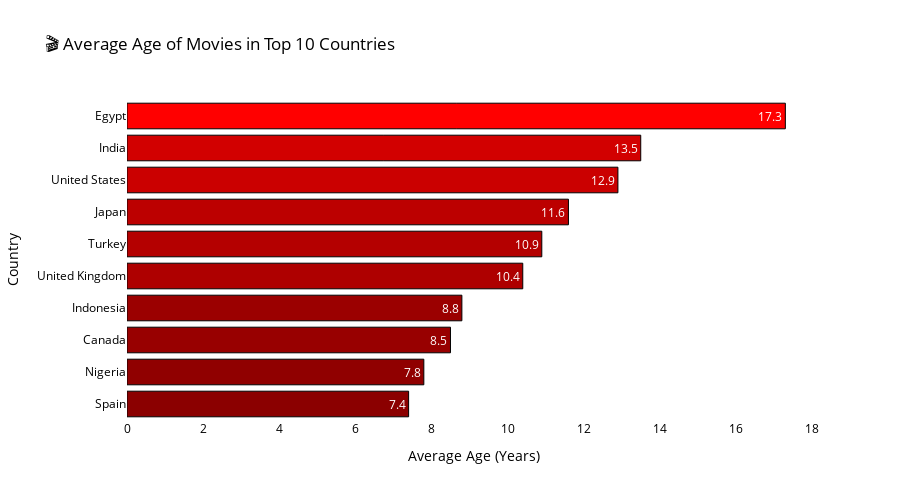

Notebook code cell kept with this figure:
### Markdown cell above
### <span style="color:#FF0000"><b>13. 🎬 Average Age of Movies in Top 10 Countries:</b></span>

### Code cell
# Filter movies only
movies_df = netflix_data[netflix_data["TYPE"] == "Movie"].copy()

# Group by country: average release year + count
country_movie_stats = (
    movies_df.groupby("COUNTRY")
    .agg(
        avg_year=("RELEASE_YEAR", "mean"),
        count=("SHOW_ID", "count")
    )
    .dropna()
)

# Calculate average age (2025 - avg release year)
country_movie_stats["avg_age"] = (2025 - country_movie_stats["avg_year"]).round(1)

# Top 10 countries by number of movies
top10 = country_movie_stats.sort_values("count", ascending=False).head(10)

# Plot horizontal bar chart (avg_age) with Netflix theme
fig = px.bar(
    top10.sort_values("avg_age", ascending=True),  # oldest → newest
    x="avg_age",
    y=top10.sort_values("avg_age", ascending=True).index,
    orientation="h",
    text="avg_age",
    color="avg_age",
    color_continuous_scale=["#8B0000", "#FF0000"],  # dark red → bright red
    labels={"avg_age": "Average Age of Movies (Years)", "y": "Country"},
    title="🎬 Average Age of Movies in Top 10 Countries"
)

# Styling
fig.update_traces(
    marker_line_color="black",
    marker_line_width=1,
    textposition="inside",
    textfont=dict(color="white", size=12)
)

fig.update_layout(
    xaxis_title="Average Age (Years)",
    yaxis_title="Country",
    plot_bgcolor="white",        
    paper_bgcolor="white",
    font=dict(color="black"),    
    height=500,
    showlegend=False
)

# ✅ Remove color bar (right-side legend)
fig.update_coloraxes(showscale=False)

fig.show()

### Figure 1 — Plotly figure (JSON) as saved in the notebook; plotly's stock layout.template omitted (floating-point values rounded to 4 significant figures)
{"data": [{"alignmentgroup": "True", "hovertemplate": "Average Age of Movies (Years)=%{marker.color}<br>Country=%{y}<extra></extra>", "legendgroup": "", "marker": {"color": [7.4, 7.8, 8.5, 8.8, 10.4, 10.9, 11.6, 12.9, 13.5, 17.3], "coloraxis": "coloraxis", "line": {"color": "black", "width": 1}, "pattern": {"shape": ""}}, "name": "", "offsetgroup": "", "orientation": "h", "showlegend": false, "text": [7.4, 7.8, 8.5, 8.8, 10.4, 10.9, 11.6, 12.9, 13.5, 17.3], "textfont": {"color": "white", "size": 12}, "textposition": "inside", "type": "bar", "x": [7.4, 7.8, 8.5, 8.8, 10.4, 10.9, 11.6, 12.9, 13.5, 17.3], "xaxis": "x", "y": ["Spain", "Nigeria", "Canada", "Indonesia", "United Kingdom", "Turkey", "Japan", "United States", "India", "Egypt"], "yaxis": "y"}], "layout": {"barmode": "relative", "coloraxis": {"colorbar": {"title": {"text": "Average Age of Movies (Years)"}}, "colorscale": [[0, "#8B0000"], [1, "#FF0000"]], "showscale": false}, "font": {"color": "black"}, "height": 500, "legend": {"tracegroupgap": 0}, "paper_bgcolor": "white", "plot_bgcolor": "white", "showlegend": false, "title": {"text": "🎬 Average Age of Movies in Top 10 Countries"}, "xaxis": {"anchor": "y", "domain": [0, 1], "title": {"text": "Average Age (Years)"}}, "yaxis": {"anchor": "x", "domain": [0, 1], "title": {"text": "Country"}}}}
